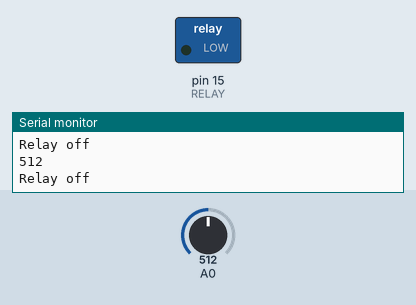
Bench run of a sketch on a simulated Arduino Uno, built with avr-gcc and run on an emulated ATmega328P. Parts: switched loads named in the sketch (green lamp = pin HIGH), the last lines printed to the serial monitor. Inputs (shaded band) come from the test bench; at power-on: A0 = 512.

Above: at 1.2 s.
1.3 s: A0 set to 213
2.9 s: A0 set to 181
At 4.3 s:
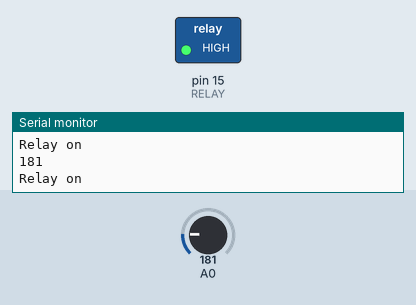
4.8 s: A0 set to 210
At 5.6 s:
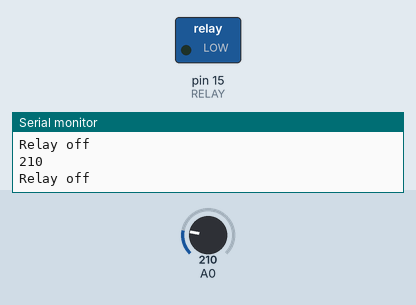
6.4 s: A0 set to 190
At 6.9 s:
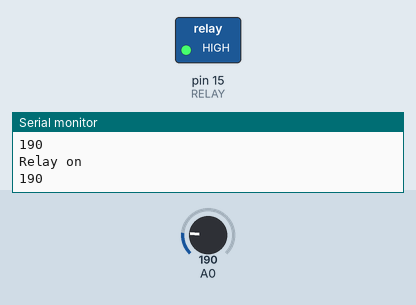
Timing chart, 0 to 9.0 s (numbered marks = the images above; inputs shaded):
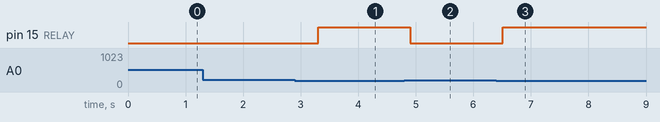

Measured:
- the behaviour switches between 200 and 199 on A0 (found by bisection; images 0 and 1)
- after the input at 2.9 s, pin 15 (RELAY): LOW → HIGH after 0.40 s
- after the input at 4.8 s, pin 15 (RELAY): HIGH → LOW after 0.11 s
- after the input at 6.4 s, pin 15 (RELAY): LOW → HIGH after 0.11 s

The sketch:

Lab_1_2014146042.ino
```cpp
const short int RELAY = 15;
void setup() {
    pinMode(RELAY, OUTPUT);
    Serial.begin(115200);
    Serial.println("Starting");
}
void loop() {
    int val;
    val = analogRead(0);
    Serial.println(val,DEC);
    delay(100);
    if (val < 200) {
        digitalWrite(RELAY, HIGH);
        Serial.println("Relay on");
    }else {
        digitalWrite(RELAY, LOW);
        Serial.println("Relay off");
    }delay(300);

}
```
